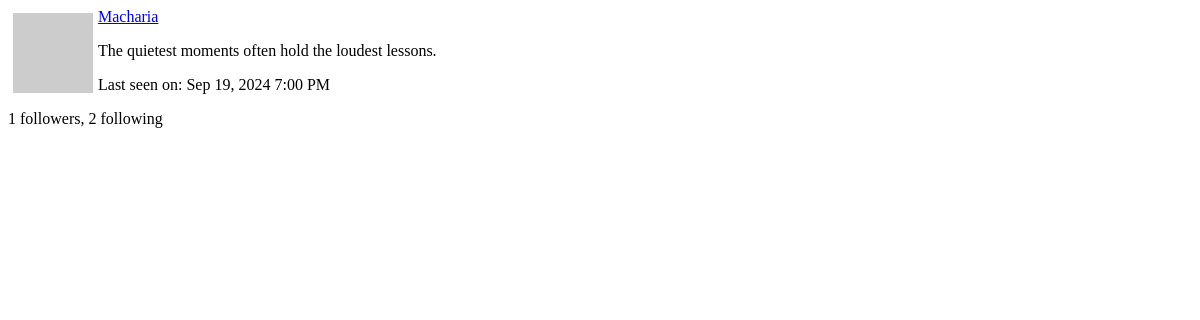
Before: /user/Macharia/popup (signed in) with the older database file.
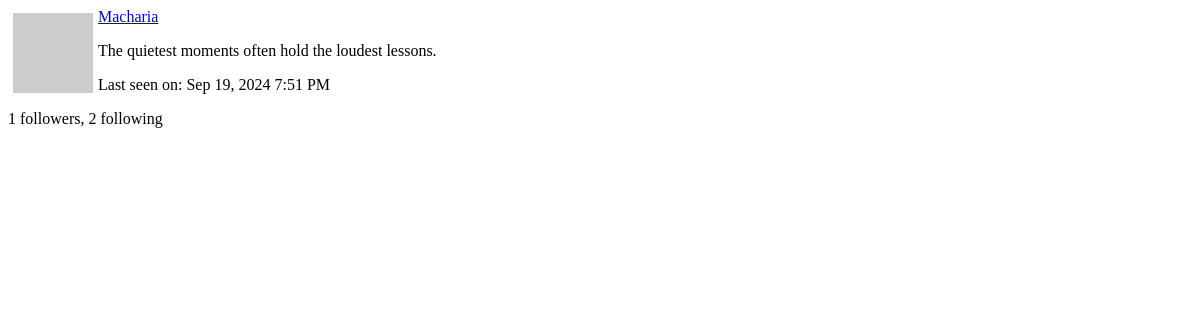
After: the same page with the newer database file.
### app/models.py (models this page shows, shortened)
class User(UserMixin, db.Model):
    id: so.Mapped[int] = so.mapped_column(primary_key=True)
    username: so.Mapped[str] = so.mapped_column(sa.String(64), index=True,
                                                unique=True)
    email: so.Mapped[str] = so.mapped_column(sa.String(120), index=True,
                                             unique=True)
    password_hash: so.Mapped[Optional[str]] = so.mapped_column(sa.String(256))
    about_me: so.Mapped[Optional[str]] = so.mapped_column(sa.String(140))
    last_seen: so.Mapped[Optional[datetime]] = so.mapped_column(
        default=lambda: datetime.now(timezone.utc))
    last_message_read_time: so.Mapped[Optional[datetime]]
    posts: so.WriteOnlyMapped['Post'] = so.relationship(
        back_populates='author')
    following: so.WriteOnlyMapped['User'] = so.relationship(
        secondary=followers, primaryjoin=(followers.c.follower_id == id),
        secondaryjoin=(followers.c.followed_id == id),
        back_populates='followers')
    followers: so.WriteOnlyMapped['User'] = so.relationship(
        secondary=followers, primaryjoin=(followers.c.followed_id == id),
        secondaryjoin=(followers.c.follower_id == id),
        back_populates='following')
    messages_sent: so.WriteOnlyMapped['Message'] = so.relationship(
        foreign_keys='Message.sender_id', back_populates='author')
    messages_received: so.WriteOnlyMapped['Message'] = so.relationship(
        foreign_keys='Message.recipient_id', back_populates='recipient')
    notifications: so.WriteOnlyMapped['Notification'] = so.relationship(
        back_populates='user')
    tasks: so.WriteOnlyMapped['Task'] = so.relationship(back_populates='user')
    def avatar(self, size):
        digest = md5(self.email.lower().encode('utf-8')).hexdigest()
        return f'https://www.gravatar.com/avatar/{digest}?d=identicon&s={size}'
    def followers_count(self):
        query = sa.select(sa.func.count()).select_from(
            self.followers.select().subquery())
        return db.session.scalar(query)
    def following_count(self):
        query = sa.select(sa.func.count()).select_from(
            self.following.select().subquery())
        return db.session.scalar(query)

### app/main/routes.py (the view)
@bp.route('/user/<username>/popup')
@login_required
def user_popup(username):
    user = db.first_or_404(sa.select(User).where(User.username == username))
    form = EmptyForm()
    return render_template('user_popup.html', user=user, form=form)

### app/__init__.py (called while the page is built)
def get_locale():
    return request.accept_languages.best_match(current_app.config['LANGUAGES'])

### app/main/routes.py (called while the page is built)
@bp.before_app_request
def before_request():
    if current_user.is_authenticated:
        current_user.last_seen = datetime.now(timezone.utc)
        db.session.commit()
        g.search_form = SearchForm()
    g.locale = str(get_locale())

### app/models.py (called while the page is built)
@login.user_loader
def load_user(id):
    return db.session.get(User, int(id))

    @classmethod
    def before_commit(cls, session):
        session._changes = {
            'add': list(session.new),
            'update': list(session.dirty),
            'delete': list(session.deleted)
        }

    @classmethod
    def after_commit(cls, session):
        for obj in session._changes['add']:
            if isinstance(obj, SearchableMixin):
                add_to_index(obj.__tablename__, obj)
        for obj in session._changes['update']:
            if isinstance(obj, SearchableMixin):
                add_to_index(obj.__tablename__, obj)
        for obj in session._changes['delete']:
            if isinstance(obj, SearchableMixin):
                remove_from_index(obj.__tablename__, obj)
        session._changes = None

### app/templates/user_popup.html (shortened to what this page needs)
<div>
  <img src="{{ user.avatar(64) }}" style="margin: 5px; float: left">
  <p><a href="{{ url_for('main.user', username=user.username) }}">{{ user.username }}</a></p>
  {% if user.about_me %}<p>{{ user.about_me }}</p>{% endif %}
  {% if user.last_seen %}
  <p>{{ _('Last seen on') }}: {{ moment(user.last_seen).format('lll') }}</p>
  {% endif %}
  <p>{{ _('%(count)d followers', count=user.followers_count()) }}, {{ _('%(count)d following', count=user.following_count()) }}</p>
</div>

Changed rows visible on the page:
changed User "Macharia": last_seen "Sep 19, 2024 7:00 PM" → "Sep 19, 2024 7:51 PM"
